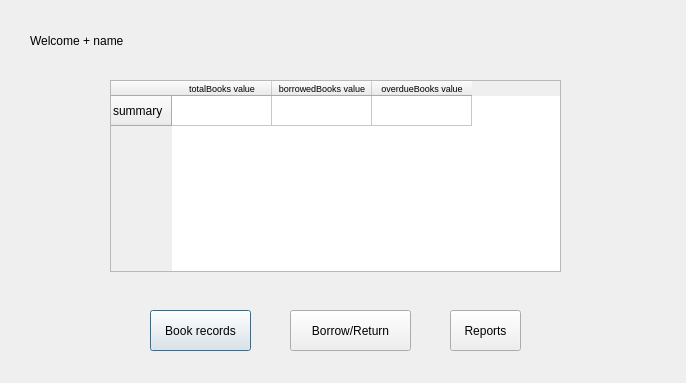
<?xml version="1.0" encoding="UTF-8"?>
<ui version="4.0">
 <class>Dashboard</class>
 <widget class="QDialog" name="Dashboard">
  <property name="geometry">
   <rect>
    <x>0</x>
    <y>0</y>
    <width>686</width>
    <height>383</height>
   </rect>
  </property>
  <property name="windowTitle">
   <string>Dialog</string>
  </property>
  <widget class="QLabel" name="welcomelabel">
   <property name="geometry">
    <rect>
     <x>30</x>
     <y>20</y>
     <width>121</width>
     <height>41</height>
    </rect>
   </property>
   <property name="text">
    <string>Welcome + name</string>
   </property>
  </widget>
  <widget class="QTableWidget" name="tableWidget">
   <property name="geometry">
    <rect>
     <x>110</x>
     <y>80</y>
     <width>451</width>
     <height>192</height>
    </rect>
   </property>
   <row>
    <property name="text">
     <string>summary </string>
    </property>
   </row>
   <column>
    <property name="text">
     <string>totalBooks value</string>
    </property>
    <property name="font">
     <font>
      <pointsize>7</pointsize>
     </font>
    </property>
   </column>
   <column>
    <property name="text">
     <string>borrowedBooks value</string>
    </property>
    <property name="font">
     <font>
      <pointsize>7</pointsize>
     </font>
    </property>
   </column>
   <column>
    <property name="text">
     <string>overdueBooks value</string>
    </property>
    <property name="font">
     <font>
      <pointsize>7</pointsize>
     </font>
    </property>
   </column>
  </widget>
  <widget class="QPushButton" name="recordspushButton">
   <property name="geometry">
    <rect>
     <x>150</x>
     <y>310</y>
     <width>101</width>
     <height>41</height>
    </rect>
   </property>
   <property name="text">
    <string>Book records</string>
   </property>
  </widget>
  <widget class="QPushButton" name="borrowReturnpushButton_2">
   <property name="geometry">
    <rect>
     <x>290</x>
     <y>310</y>
     <width>121</width>
     <height>41</height>
    </rect>
   </property>
   <property name="text">
    <string>Borrow/Return</string>
   </property>
  </widget>
  <widget class="QPushButton" name="pushButton_3">
   <property name="geometry">
    <rect>
     <x>450</x>
     <y>310</y>
     <width>71</width>
     <height>41</height>
    </rect>
   </property>
   <property name="text">
    <string>Reports</string>
   </property>
  </widget>
 </widget>
 <resources/>
 <connections/>
</ui>
